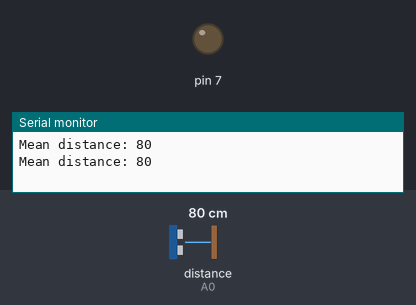
Recording of a sketch running on a simulated Arduino Uno, built with avr-gcc and run on an emulated ATmega328P. On the bench: output pins drawn as LEDs (lit = HIGH), the last lines printed to the serial monitor. The inputs (shaded band) are chosen by the test bench; at power-on: distance to the obstacle (sensor on A0) 80 cm.

Above: at 2.8 s.
2.9 s: distance to the obstacle (sensor on A0) set to 65 cm
7.1 s: distance to the obstacle (sensor on A0) set to 55 cm
At 8.3 s:
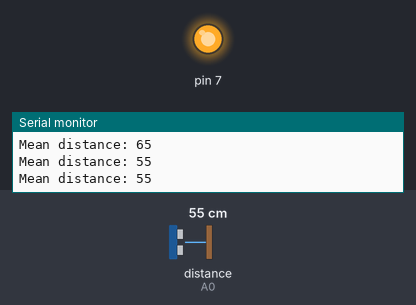
8.6 s: distance to the obstacle (sensor on A0) set to 60 cm
At 10.1 s:
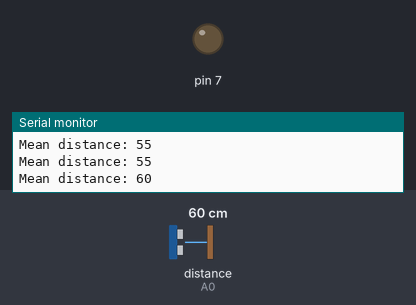
10.6 s: distance to the obstacle (sensor on A0) set to 2 cm
At 11.9 s:
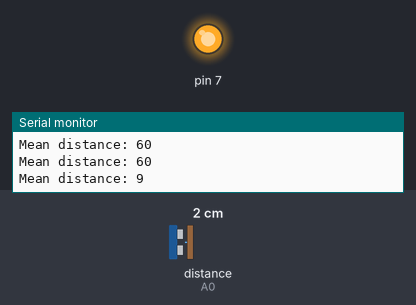
Timing chart, 0 to 13.6 s (numbered marks = the images above; inputs shaded):
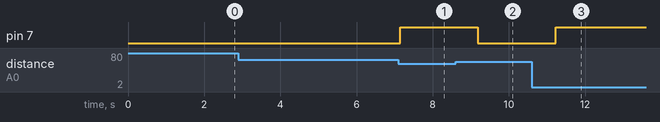

The sketch:

ir_sensor.ino
```cpp
#include <SharpIR.h>

#define IR A0 // define signal pin
#define model 1080 // used 1080 because model GP2Y0A21YK0F is used
// Sharp IR code for Robojax.com
// ir: the pin where your sensor is attached
// model: an int that determines your sensor:  1080 for GP2Y0A21Y
//                                            20150 for GP2Y0A02Y
//                                            430 for GP2Y0A41SK
/*
2 to 15 cm GP2Y0A51SK0F  use 1080
4 to 30 cm GP2Y0A41SK0F / GP2Y0AF30 series  use 430
10 to 80 cm GP2Y0A21YK0F  use 1080
10 to 150 cm GP2Y0A60SZLF use 10150
20 to 150 cm GP2Y0A02YK0F use 20150
100 to 550 cm GP2Y0A710K0F  use 100550

 */

SharpIR SharpIR(IR, model);
void setup() {
    // Sharp IR code for Robojax.com
 Serial.begin(9600);
 pinMode(7, OUTPUT);
 digitalWrite(7, LOW);
 //Serial.println("Robojax Sharp IR  ");
}

void loop() {
    // Sharp IR code for Robojax.com
    delay(1000);

  unsigned long startTime=millis();  // takes the time before the loop on the library begins

  int dis=SharpIR.distance();  // this returns the distance to the object you're measuring

  // Sharp IR code for Robojax.com

  Serial.print("Mean distance: ");  // returns it to the serial monitor
  Serial.println(dis);
  //Serial.println(analogRead(A0));
  unsigned long endTime=millis()-startTime;  // the following gives you the time taken to get the measurement
 //Serial.print("Time taken (ms): ");
 //Serial.println(endTime);
     // Sharp IR code for Robojax.com

 if (dis < 60){
  digitalWrite(7, HIGH);
 }
 else{
  digitalWrite(7,LOW);
  }


}
```

Measured:
- the behaviour switches between 60 and 59 cm on distance to the obstacle (sensor on A0) (found by bisection; images 0 and 1)
- after the input at 7.1 s, pin 7: LOW → HIGH at once
- after the input at 8.6 s, pin 7: HIGH → LOW after 0.58 s
- after the input at 10.6 s, pin 7: LOW → HIGH after 0.62 s
